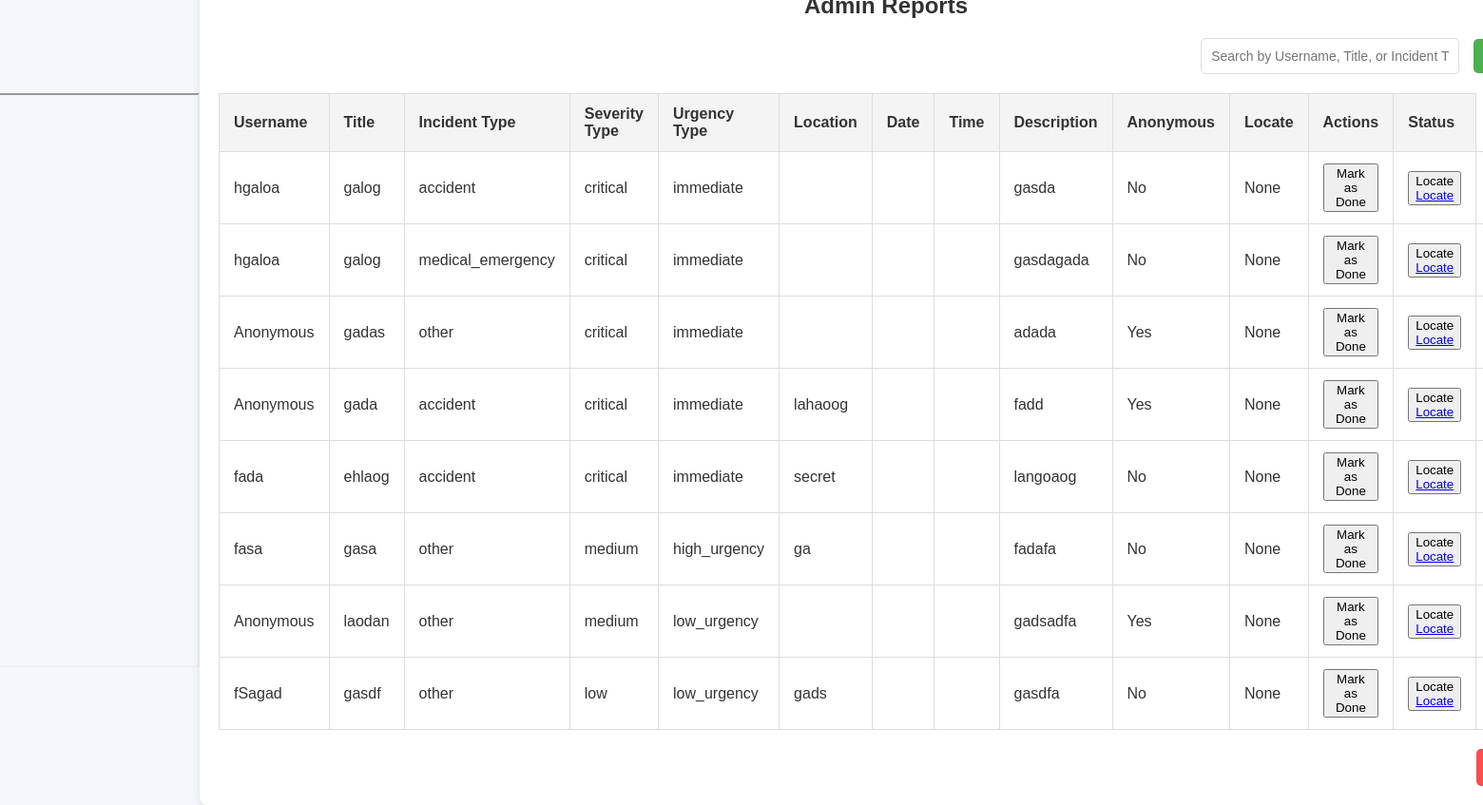
The page /search_reports on the database as committed earlier.
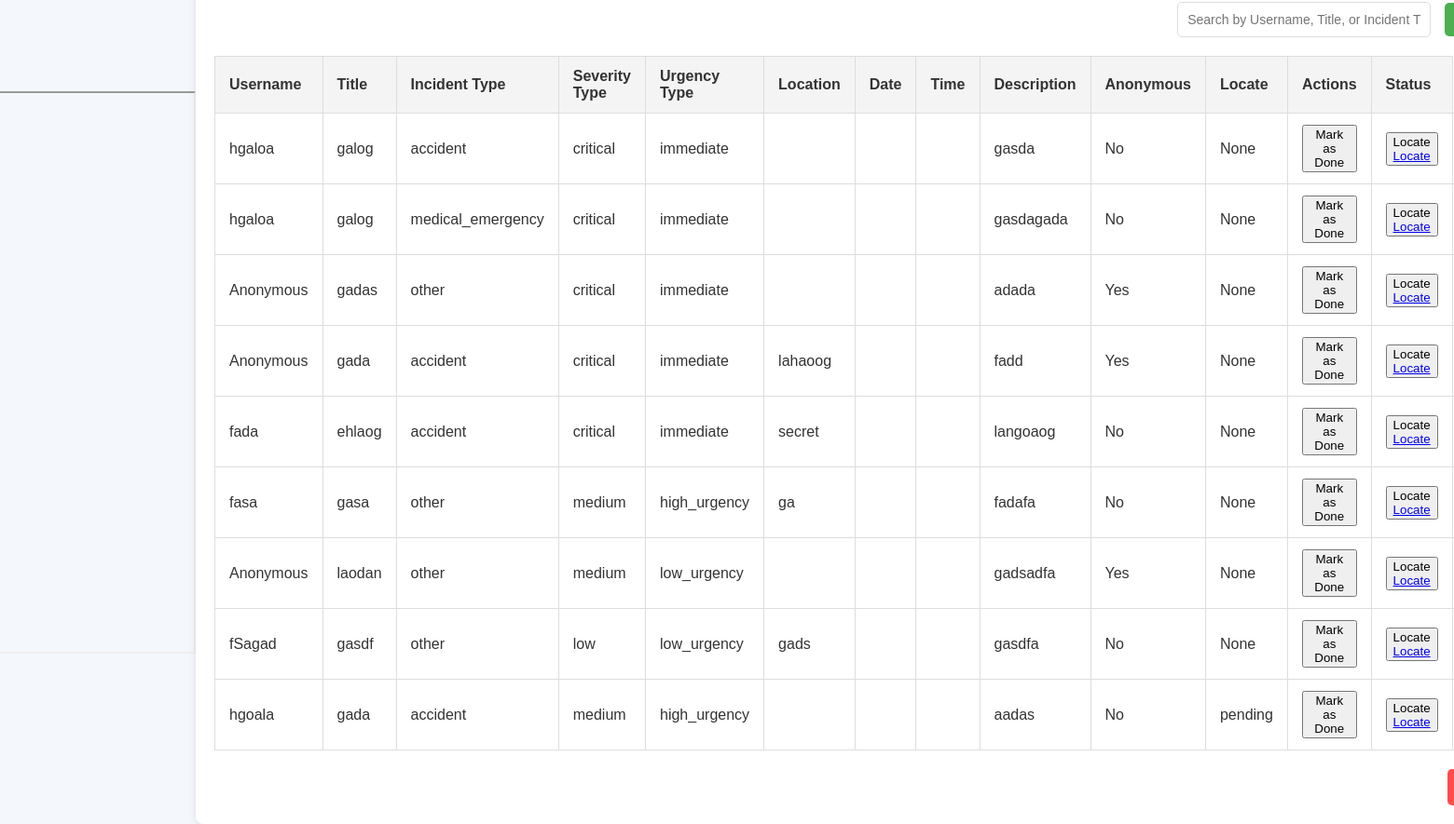
The same page on the database as committed later.
### app.py (models this page shows, shortened)
class Report(db.Model):
    id = db.Column(db.Integer, primary_key=True)
    title = db.Column(db.String(100))
    location = db.Column(db.String(100))
    latitude = db.Column(db.Float, nullable=True)
    longitude = db.Column(db.Float, nullable=True)
    timestamp = db.Column(db.DateTime, default=datetime.utcnow)
    description = db.Column(db.Text)
    anonymous = db.Column(db.Boolean)
    username = db.Column(db.String(50))
    incident_type = db.Column(db.String(50))
    severity_type = db.Column(db.String(50))
    urgency_type = db.Column(db.String(50))
    status = db.Column(db.String(50), default='pending')

### app.py (the view)
@app.route('/search_reports')
def search_reports():
    search_query = request.args.get('search')
    reports = Report.query.filter(
        Report.title.ilike(f'%{search_query}%') |
        Report.location.ilike(f'%{search_query}%') |
        Report.username.ilike(f'%{search_query}%') |
        Report.incident_type.ilike(f'%{search_query}%')
    ).all() if search_query else Report.query.all()
    return render_template('admin_reports.html', reports=reports)

### templates/admin_reports.html (shortened to what this page needs)
<!DOCTYPE html>
<html lang="en">
<head>
    <link rel="stylesheet" href="/static/styles.css">
    <iframe src="{{ url_for('static', filename='map.html') }}" width="100%" height="600"></iframe>
</head>
<body>
    <div class="container">
        <h2>Admin Reports</h2>
        <div class="search-form">
            <form action="/search_reports" method="GET">
                <input type="text" name="search" placeholder="Search by Username, Title, or Incident Type" required>
                <button type="submit">Search</button>
            </form>
        </div>
        <table>
            <thead>
                <tr>
                    <th>Username</th>
                    <th>Title</th>
                    <th>Incident Type</th>
                    <th>Severity Type</th>
                    <th>Urgency Type</th>
                    <th>Location</th>
                    <th>Date</th>
                    <th>Time</th>
                    <th>Description</th>
                    <th>Anonymous</th>
                    <th>Locate</th>
                    <th>Actions</th>
                    <th>Status</th>
                </tr>
            </thead>
            <tbody>
                {% for report in reports %}
                    <tr class="{% if report.severity_type == 'Critical' and report.urgency_type == 'Immediate' %}critical{% endif %}">
                        <td>{{ report.username if not report.anonymous else "Anonymous" }}</td>
                        <td>{{ report.title }}</td>
                        <td>{{ report.incident_type }}</td>
                        <td>{{ report.severity_type }}</td>
                        <td>{{ report.urgency_type }}</td>
                        <td>{{ report.location }}</td>
                        <td>{{ report.date }}</td>
                        <td>{{ report.time }}</td>
                        <td>{{ report.description }}</td>
                        <td>{{ "Yes" if report.anonymous else "No" }}</td>
                        <td>{{ report.status }}</td>
                        <td>
                            {% if report.status != 'done' %}
                            <form action="{{ url_for('mark_as_done', id=report.id) }}" method="POST">
                                <button type="submit">Mark as Done</button>
                            </form>
                            {% else %}
                            <span>Done</span>
                            {% endif %}
                        </td>
                        <td>
                            <button onclick="locateResident(
                                {% if report.latitude is not none %}{{ report.latitude }}{% else %}null{% endif %},
                                {% if report.longitude is not none %}{{ report.longitude }}{% else %}null{% endif %}
                            )">
                                Locate
                                <a href="{{ url_for('locate_report', report_id=report.id) }}" class="btn btn-primary">Locate</a>
                            </button>
                        </td>
                        <td class="action-buttons">
                        </td>
                    </tr>
                {% endfor %}
            </tbody>
        </table>
        <div class="logout-btn">
            <form action="/logout" method="GET">
                <button type="submit">Logout</button>
            </form>
        </div>
    </div>
</body>
</html

### static/css/styles.css (style rules this page uses)
body, html { margin: 0; padding: 0; width: 100%; height: 100%; font-family: Arial, sans-serif; display: flex; justify-content: center; align-items: center; }

### templates/admin_reports.html (style rules this page uses)
body { font-family: Arial, sans-serif; background-color: #f4f7fc; margin: 0; padding: 0; }
.container { width: 90%; margin: 20px auto; background-color: white; box-shadow: 0 2px 10px rgba(0, 0, 0, 0.1); padding: 20px; border-radius: 8px; }
.search-form { display: flex; justify-content: flex-end; margin-bottom: 20px; }
.search-form input[type="text"] { padding: 10px; font-size: 14px; width: 250px; border: 1px solid #ddd; border-radius: 5px; margin-right: 10px; }
.search-form button { padding: 10px 20px; background-color: #4CAF50; color: white; border: none; border-radius: 5px; cursor: pointer; font-size: 14px; }
table { width: 100%; border-collapse: collapse; margin-top: 20px; }
th, td { padding: 12px 15px; text-align: left; border: 1px solid #ddd; }
th { background-color: #f4f4f4; color: #333; font-weight: bold; }
td { background-color: #fff; color: #333; }
tr:nth-child(even) { background-color: #f9f9f9; }
.logout-btn { text-align: right; margin-top: 20px; }
.logout-btn button { padding: 12px 20px; background-color: #ff4d4d; color: white; border: none; border-radius: 5px; cursor: pointer; }

Rows that differ between the two databases and show on the page:
added Report: anonymous+username "hgoala", title "gada", incident_type "accident", severity_type "medium", urgency_type "high_urgency", description "aadas", anonymous "No", status "pending"
